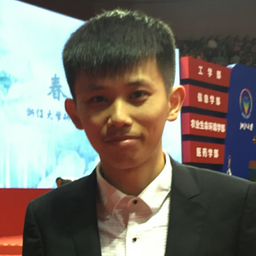
#> input picture images/portrait.png, 256 x 256 px, shrunk from 389 x 389 before the run, found by its file name
$ python example.py
#> lines starting #> are read from the running program, lines starting #| are printed output that depends on the picture
### hog/histogram.py
from __future__ import division

# Author: Jean KOSSAIFI <jean.kossaifi@gmail.com>

import numpy as np
from numpy import arctan2, fliplr, flipud


def gradient(image, same_size=False):
    """ Computes the Gradients of the image separated pixel difference

    Gradient of X is computed using the filter
        [-1, 0, 1]
    Gradient of X is computed using the filter
        [[1,
          0,
          -1]]

    Parameters
    ----------
    image: image of shape (imy, imx)
    same_size: boolean, optional, default is True
        If True, boundaries are duplicated so that the gradients
        has the same size as the original image.
        Otherwise, the gradients will have shape (imy-2, imx-2)

    Returns
    -------
    (Gradient X, Gradient Y), two numpy array with the same shape as image
        (if same_size=True)
    """
    sy, sx = image.shape
    if same_size:
        gx = np.zeros(image.shape)
        gx[:, 1:-1] = -image[:, :-2] + image[:, 2:]
        gx[:, 0] = -image[:, 0] + image[:, 1]
        gx[:, -1] = -image[:, -2] + image[:, -1]

        gy = np.zeros(image.shape)
        gy[1:-1, :] = image[:-2, :] - image[2:, :]
        gy[0, :] = image[0, :] - image[1, :]
        gy[-1, :] = image[-2, :] - image[-1, :]

    else:
        gx = np.zeros((sy-2, sx-2))
        gx[:, :] = -image[1:-1, :-2] + image[1:-1, 2:]

        gy = np.zeros((sy-2, sx-2))
        gy[:, :] = image[:-2, 1:-1] - image[2:, 1:-1]

    return gx, gy


def magnitude_orientation(gx, gy):
    """ Computes the magnitude and orientation matrices from the gradients gx gy

    Parameters
    ----------
    gx: gradient following the x axis of the image
    gy: gradient following the y axis of the image

    Returns
    -------
    (magnitude, orientation)

    Warning
    -------
    The orientation is in degree, NOT radian!!
    """

    magnitude = np.sqrt(gx**2 + gy**2)
    orientation = (arctan2(gy, gx) * 180 / np.pi) % 360

    return magnitude, orientation


def compute_coefs(csx, csy, dx, dy, n_cells_x, n_cells_y):
    """
    Computes the coefficients for the bilinear (spatial) interpolation

    Parameters
    ----------
    csx: int
        number of columns of the cells
    csy: int
        number of raws dimension of the cells
    sx: int
        number of colums of the image (x axis)
    sy: int
        number of raws of the image (y axis)
    n_cells_x: int
        number of cells in the x axis
    n_cells_y: int
        number of cells in the y axis

    Notes
    -----
    We consider an image: image[y, x] (NOT image[x, y]!!!)

    /!\ csx and csy must be even number

    Using the coefficients
    ----------------------
    The coefficient correspond to the interpolation in direction of the upper left corner of the image.
    In other words, if you interpolate img, and res is the result of your interpolation, you should do

    res = zeros(n_cells_y*pixels_per_cell, n_cells_x*pixels_per_cell)
        with (csx, csy) the number of pixels per cell
         and dx, dy = csx//2, csy//2
    res[:-dx, :-dy] += img[dx:, dy:]*coefs

    then you rotate the coefs and do the same thing for every part of the image
    """
    if csx != csy:
        raise NotImplementedError("For now compute_coefs is only implemented for squared cells (csx == csy)")

        ################################
        #####     /!\ TODO  /!|    #####
        ################################

    else: # Squared cells
        # Note: in this case, dx = dy, we differentiate them only to make the code clearer

        # We want a squared coefficients matrix so that it can be rotated to interpolate in every direction
        n_cells = max(n_cells_x, n_cells_y)

        # Every cell of this matrix corresponds to (x - x_1)/dx
        x = (np.arange(dx)+0.5)/csx

        # Every cell of this matrix corresponds to (y - y_1)/dy
        y = (np.arange(dy)+0.5)/csy

        y = y[np.newaxis, :]
        x = x[:, np.newaxis]

        # CENTRAL COEFFICIENT
        ccoefs = np.zeros((csy, csx))

        ccoefs[:dy, :dx] = (1 - x)*(1 - y)
        ccoefs[:dy, -dx:] = fliplr(y)*(1 - x)
        ccoefs[-dy:, :dx] = (1 - y)*flipud(x)
        ccoefs[-dy:, -dx:] = fliplr(y)*flipud(x)

        coefs = np.zeros((csx*n_cells - dx, csy*n_cells - dy))
        coefs[:-dy, :-dx] = np.tile(ccoefs, (n_cells - 1, n_cells - 1))

        # REST OF THE BORDER
        coefs[:-dy, -dx:] = np.tile(np.concatenate(((1 - x), np.flipud(x))), (n_cells - 1, dy))
        coefs[-dy:, :-dx] = np.tile(np.concatenate(((1 - y), np.fliplr(y)), axis=1), (dx, n_cells - 1))
        coefs[-dy:, -dx:] = 1

        return coefs


def interpolate_orientation(orientation, sx, sy, nbins, signed_orientation):
    """ interpolates linearly the orientations to their corresponding bins

    Parameters
    ----------
    sx: int
        number of columns of the image (x axis)
    sy: int
        number of raws of the image (y axis)
    nbins : int, optional, default is 9
        Number of orientation bins.
    signed_orientation: bool, default is True
        if True, sign information of the orientation is preserved,
            ie orientation angles are between 0 and 360 degree.
        if False, the angles are between 0 and 180 degree.

    Returns
    -------
    pre-histogram: array of shape (sx, sy, nbins)
            contains the pre histogram of orientation built using linear interpolation
            to interpolate the orientations to their bins
    """

    if signed_orientation:
        max_angle = 360
    else:
        max_angle = 180

    b_step = max_angle/nbins
    b0 = (orientation % max_angle) // b_step
    b0[np.where(b0>=nbins)]=0
    b1 = b0 + 1
    b1[np.where(b1>=nbins)]=0
    b = np.abs(orientation % b_step) / b_step

    #linear interpolation between the bins
    # Coefficients corresponding to the bin interpolation
    # We go from an image to a higher dimension representation of size (sizex, sizey, nbins)
    temp_coefs = np.zeros((sy, sx, nbins))
    for i in range(nbins):
        temp_coefs[:, :, i] += np.where(b0==i, (1 - b), 0)
        temp_coefs[:, :, i] += np.where(b1==i, b, 0)

    return temp_coefs


# [39 lines left out: function per_pixel_hog, not called in this run]


def interpolate(magnitude, orientation, csx, csy, sx, sy, n_cells_x, n_cells_y, signed_orientation=False, nbins=9):
    """ Returns a matrix of size (cell_size_x, cell_size_y, nbins) corresponding
         to the trilinear interpolation of the pixels magnitude and orientation

    Parameters
    ----------
    csx: int
        number of columns of the cells
    csy: int
        number of raws dimension of the cells
    sx: int
        number of colums of the image (x axis)
    sy: int
        number of raws of the image (y axis)
    n_cells_x: int
        number of cells in the x axis
    n_cells_y: int
        number of cells in the y axis
    signed_orientation: bool, default is True
        if True, sign information of the orientation is preserved,
            ie orientation angles are between 0 and 360 degree.
        if False, the angles are between 0 and 180 degree.
    nbins : int, optional, default is 9
        Number of orientation bins.

    Returns
    -------
    orientation_histogram: array of shape (n_cells_x, n_cells_y, nbins)
            contains the histogram of orientation built using tri-linear interpolation
    """

    dx = csx//2
    dy = csy//2

    temp_coefs = interpolate_orientation(orientation, sx, sy, nbins, signed_orientation)


    # Coefficients of the spatial interpolation in every direction
    coefs = compute_coefs(csx, csy, dx, dy, n_cells_x, n_cells_y)

    temp = np.zeros((sy, sx, nbins))
    # hist(y0, x0)
    temp[:-dy, :-dx, :] += temp_coefs[dy:, dx:, :]*\
        (magnitude[dy:, dx:]*coefs[-(n_cells_y*csy - dy):, -(n_cells_x*csx - dx):])[:, :, np.newaxis]

    # hist(y1, x0)
    coefs = np.rot90(coefs)
    temp[dy:, :-dx, :] += temp_coefs[:-dy, dx:, :]*\
        (magnitude[:-dy, dx:]*coefs[:(n_cells_y*csy - dy), -(n_cells_x*csx - dx):])[:, :, np.newaxis]

    # hist(y1, x1)
    coefs = np.rot90(coefs)
    temp[dy:, dx:, :] += temp_coefs[:-dy, :-dx, :]*\
        (magnitude[:-dy, :-dx]*coefs[:(n_cells_y*csy - dy), :(n_cells_x*csx - dx)])[:, :, np.newaxis]

    # hist(y0, x1)
    coefs = np.rot90(coefs)
    temp[:-dy, dx:, :] += temp_coefs[dy:, :-dx, :]*\
        (magnitude[dy:, :-dx]*coefs[-(n_cells_y*csy - dy):, :(n_cells_x*csx - dx)])[:, :, np.newaxis]

    # Compute the histogram: sum over the cells
    orientation_histogram = temp.reshape((n_cells_y, csy, n_cells_x, csx, nbins)).sum(axis=3).sum(axis=1)

    return orientation_histogram


# [33 lines left out: function draw_histogram, not called in this run]


def visualise_histogram(hist, csx, csy, signed_orientation=False):
    """ Create an image visualisation of the histogram of oriented gradient

    Parameters
    ----------
    hist: numpy array of shape (n_cells_y, n_cells_x, nbins)
        histogram of oriented gradient
    csx: int
        number of columns of the cells
    csy: int
        number of raws dimension of the cells
    signed_orientation: bool, default is True
        if True, sign information of the orientation is preserved,
            ie orientation angles are between 0 and 360 degree.
        if False, the angles are between 0 and 180 degree.

    Return
    ------
    Image of shape (hist.shape[0]*csy, hist.shape[1]*csx)
    """
    from skimage import draw

    if signed_orientation:
        max_angle = 2*np.pi
    else:
        max_angle = np.pi

    n_cells_y, n_cells_x, nbins = hist.shape
    sx, sy = n_cells_x*csx, n_cells_y*csy
    center = csx//2, csy//2
    b_step = max_angle / nbins

    radius = min(csx, csy) // 2 - 1
    hog_image = np.zeros((sy, sx), dtype=float)
    for x in range(n_cells_x):
        for y in range(n_cells_y):
            for o in range(nbins):
                centre = tuple([y * csy + csy // 2, x * csx + csx // 2])
                dx = radius * np.cos(o*nbins)
                dy = radius * np.sin(o*nbins)
                rr, cc = draw.line(int(centre[0] - dy),
                                   int(centre[1] - dx),
                                   int(centre[0] + dy),
                                   int(centre[1] + dx))
                hog_image[rr, cc] += hist[y, x, o]
    return hog_image


def normalise_histogram(orientation_histogram, bx, by, n_cells_x, n_cells_y, nbins):
    """ normalises a histogram by blocks

    Parameters
    ----------
    bx: int
        number of blocks on the x axis
    by: int
        number of blocks on the y axis
    n_cells_x: int
        number of cells in the x axis
    n_cells_y: int
        number of cells in the y axis
    nbins : int, optional, default is 9
        Number of orientation bins.

    The normalisation is done according to Dalal's original thesis, using L2-Hys.
    In other words the histogram is first normalised block-wise using l2 norm, before clipping it by
        limiting the values between 0 and 0.02 and finally normalising again with l2 norm
    """
    eps = 1e-7

    if bx==1 and by==1: #faster version
        normalised_blocks = np.clip(
          orientation_histogram / np.sqrt( (orientation_histogram ** 2).sum(axis=-1) + eps)[:, :, np.newaxis], 0, 0.2)
        normalised_blocks /= np.sqrt( (normalised_blocks ** 2).sum(axis=-1) + eps)[:, :, np.newaxis]

    else:
        n_blocksx = (n_cells_x - bx) + 1
        n_blocksy = (n_cells_y - by) + 1
        normalised_blocks = np.zeros((n_blocksy, n_blocksx, nbins))

        for x in range(n_blocksx):
            for y in range(n_blocksy):
                block = orientation_histogram[y:y + by, x:x + bx, :]
                normalised_blocks[y, x, :] = np.clip(block[0, 0, :] / np.sqrt( (block**2).sum() + eps), 0, 0.2)
                normalised_blocks[y, x, :] /= np.sqrt( (normalised_blocks[y, x, :]**2).sum() + eps)

    return normalised_blocks


def build_histogram(magnitude, orientation, cell_size=(8, 8), signed_orientation=False,
         nbins=9, cells_per_block=(1, 1), visualise=False, flatten=False, normalise=True):
    """ builds a histogram of orientation using the provided magnitude and orientation matrices

    Parameters
    ---------
    magnitude: np-array of size (sy, sx)
        matrix of magnitude
    orientation: np-array of size (sy, sx)
        matrix of orientations
    csx: int
        number of columns of the cells
        MUST BE EVEN
    csy: int
        number of raws dimension of the cells
        MUST BE EVEN
    sx: int
        number of colums of the image (x axis)
    sy: int
        number of raws of the image (y axis)
    n_cells_x: int
        number of cells in the x axis
    n_cells_y: int
        number of cells in the y axis
    signed_orientation: bool, default is True
        if True, sign information of the orientation is preserved,
            ie orientation angles are between 0 and 360 degree.
        if False, the angles are between 0 and 180 degree.
    nbins : int, optional, default is 9
        Number of orientation bins.

    Returns
    -------
    if visualise if True: (histogram of oriented gradient, visualisation image)

    histogram of oriented gradient:
        numpy array of shape (n_cells_y, n_cells_x, nbins), flattened if flatten is True
    visualisation image:
        Image of shape (hist.shape[0]*csy, hist.shape[1]*csx)
    """
    sy, sx = magnitude.shape
    csy, csx = cell_size

    # checking that the cell size are even
    if csx % 2 != 0:
        csx += 1
        print("WARNING: the cell_size must be even, incrementing cell_size_x of 1")
    if csy % 2 != 0:
        csy += 1
        print("WARNING: the cell_size must be even, incrementing cell_size_y of 1")

    # Consider only the right part of the image
    # (if the rest doesn't fill a whole cell, just drop it)
    sx -= sx % csx
    sy -= sy % csy
    n_cells_x = sx//csx
    n_cells_y = sy//csy
    magnitude = magnitude[:sy, :sx]
    orientation = orientation[:sy, :sx]
    by, bx = cells_per_block

    orientation_histogram = interpolate(magnitude, orientation, csx, csy, sx, sy, n_cells_x, n_cells_y, signed_orientation, nbins)

    if normalise:
        normalised_blocks = normalise_histogram(orientation_histogram, bx, by, n_cells_x, n_cells_y, nbins)
    else:
        normalised_blocks = orientation_histogram

    if flatten:
        normalised_blocks = normalised_blocks.flatten()

    if visualise:
        #draw_histogram(normalised_blocks, csx, csy, signed_orientation)
        return normalised_blocks, visualise_histogram(normalised_blocks, csx, csy, signed_orientation)
    else:
        return normalised_blocks


def histogram_from_gradients(gradientx, gradienty, cell_size=(8, 8), cells_per_block=(1, 1), signed_orientation=False,
        nbins=9, visualise=False, normalise=True, flatten=False, same_size=False):
    """ builds a histogram of oriented gradient from the provided gradients

    Parameters
    ----------
    gradientx : (M, N) ndarray
        Gradient following the x axis
    gradienty: (M, N) ndarray
        Gradient following the y axis
    nbins : int, optional, default is 9
        Number of orientation bins.
    cell_size : 2 tuple (int, int), optional, default is (8, 8)
        Size (in pixels) of a cell.
    cells_per_block : 2 tuple (int,int), optional, default is (2, 2)
        Number of cells in each block.
    visualise : bool, optional, default is False
        Also return an image of the HOG.
    flatten: bool, optional, default is True
    signed_orientation: bool, default is True
        if True, sign information of the orientation is preserved,
            ie orientation angles are between 0 and 360 degree.
        if False, the angles are between 0 and 180 degree.
    normalise: bool, optional, default is True
        if True, the histogram is normalised block-wise
    same_size: bool, optional, default is False
        if True, the boundaries are duplicated when computing the gradients of the image
        so that these have the same size as the original image

    Returns
    -------
    if visualise if True: (histogram of oriented gradient, visualisation image)

    histogram of oriented gradient:
        numpy array of shape (n_cells_y, n_cells_x, nbins), flattened if flatten is True
    visualisation image:
        Image of shape (hist.shape[0]*csy, hist.shape[1]*csx)

    References
    ----------
    * http://en.wikipedia.org/wiki/Histogram_of_oriented_gradients

    * Dalal, N and Triggs, B, Histograms of Oriented Gradients for
    Human Detection, IEEE Computer Society Conference on Computer
    Vision and Pattern Recognition 2005 San Diego, CA, USA
    """
    magnitude, orientation = magnitude_orientation(gradientx, gradienty)
    return build_histogram(magnitude, orientation, cell_size=cell_size,
         signed_orientation=signed_orientation, cells_per_block=cells_per_block,
         nbins=nbins, visualise=visualise, normalise=normalise, flatten=flatten)


def hog(image, cell_size=(4, 4), cells_per_block=(1, 1), signed_orientation=False,
        nbins=9, visualise=False, normalise=True, flatten=False, same_size=True):
    """ builds a histogram of oriented gradient (HoG) from the provided image

    Compute a Histogram of Oriented Gradients (HOG) by

    1. computing the gradient image in x and y and deduce from them the magnitude and orientation
        of each pixel
    2. computing gradient histograms (vectorised version)
    3. normalising across blocks
    4. flattening into a feature vector if flatten=True

    Parameters
    ----------
    image : (M, N) ndarray
        Input image (greyscale).
    nbins : int, optional, default is 9
        Number of orientation bins.
    cell_size : 2 tuple (int, int), optional, default is (8, 8)
        Size (in pixels) of a cell.
    cells_per_block : 2 tuple (int,int), optional, default is (2, 2)
        Number of cells in each block.
    visualise : bool, optional, default is False
        Also return an image of the HOG.
    flatten: bool, optional, default is True
    signed_orientation: bool, default is True
        if True, sign information of the orientation is preserved,
            ie orientation angles are between 0 and 360 degree.
        if False, the angles are between 0 and 180 degree.
    normalise: bool, optional, default is True
        if True, the histogram is normalised block-wise
    same_size: bool, optional, default is True
        if True, the boundaries are duplicated when computing the gradients of the image
        so that these have the same size as the original image

    Returns
    -------
    if visualise if True: (histogram of oriented gradient, visualisation image)

    histogram of oriented gradient:
        numpy array of shape (n_cells_y, n_cells_x, nbins), flattened if flatten is True
    visualisation image:
        Image of shape (hist.shape[0]*csy, hist.shape[1]*csx)

    References
    ----------
    * http://en.wikipedia.org/wiki/Histogram_of_oriented_gradients

    * Dalal, N and Triggs, B, Histograms of Oriented Gradients for
    Human Detection, IEEE Computer Society Conference on Computer
    Vision and Pattern Recognition 2005 San Diego, CA, USA
    """
    gx, gy = gradient(image, same_size=same_size)
    return histogram_from_gradients(gx, gy, cell_size=cell_size,
         signed_orientation=signed_orientation, cells_per_block=cells_per_block,
         nbins=nbins, visualise=visualise, normalise=normalise, flatten=flatten)

### hog/example.py
from histogram import gradient, magnitude_orientation, hog, visualise_histogram
import matplotlib.pyplot as plt
import numpy as np
import cv2

# [18 lines left out: function octagon, not called in this run]


# img = octagon()

img_raw = cv2.imread('/Users/leizungjyun/Desktop/portrait.png')
#> img_raw is the input picture: shape (256, 256, 3); mean B, G, R 105, 113.5, 120.1

img_g = img_raw[:,:,0]
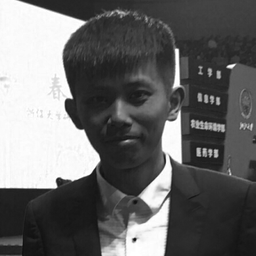
#> img_g: shape (256, 256); min 12, max 255, mean 105

img = img_g


gx, gy = gradient(img, same_size=False)
#> in gradient, `gx[:, :] = -image[1:-1, :-2] + image[1:-1, 2:]`:
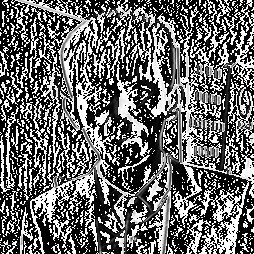
#> gx: shape (254, 254) float64; min 0, max 255, mean 106.3
#> in gradient, `gy[:, :] = image[:-2, 1:-1] - image[2:, 1:-1]`:
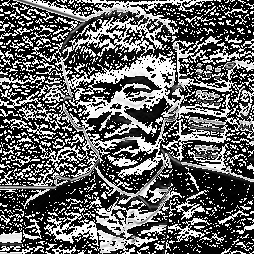
#> gy: shape (254, 254) float64; min 0, max 255, mean 101.2
mag, ori = magnitude_orientation(gx, gy)
#> in magnitude_orientation, `magnitude = np.sqrt(gx**2 + gy**2)`:
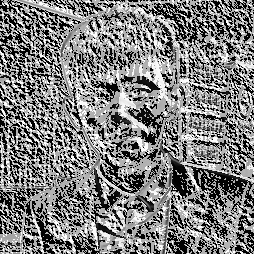
#> magnitude: shape (254, 254) float64; min 0, max 360.6, mean 180.2; drawn with min black and max white
#> in magnitude_orientation, `orientation = (arctan2(gy, gx) * 180 / np.pi) % 360`:
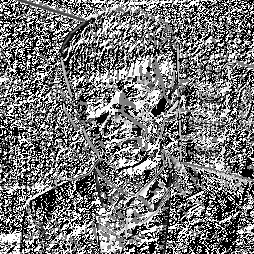
#> orientation: shape (254, 254) float64; min 0, max 90, mean 42.5; drawn with min black and max white

# Show gradient and magnitude
plt.figure()
plt.title('gradients and magnitude')
plt.subplot(141)
plt.imshow(img, cmap=plt.cm.Greys_r)
plt.subplot(142)
plt.imshow(gx, cmap=plt.cm.Greys_r)
plt.subplot(143)
plt.imshow(gy, cmap=plt.cm.Greys_r)
plt.subplot(144)
plt.imshow(mag, cmap=plt.cm.Greys_r)


# Show the orientation deducted from gradient
plt.figure()
plt.title('orientations')
plt.imshow(ori)
plt.pcolor(ori)
plt.colorbar()


# Plot histogram
from scipy.ndimage.interpolation import zoom
# make the image bigger to compute the histogram
im1 = zoom(img, 3)
h = hog(im1, cell_size=(2, 2), cells_per_block=(1, 1), visualise=False, nbins=9, signed_orientation=False, normalise=True)
#> call 2 of gradient, with same_size = True
#> in gradient (call 2), `gx[:, -1] = -image[:, -2] + image[:, -1]`:
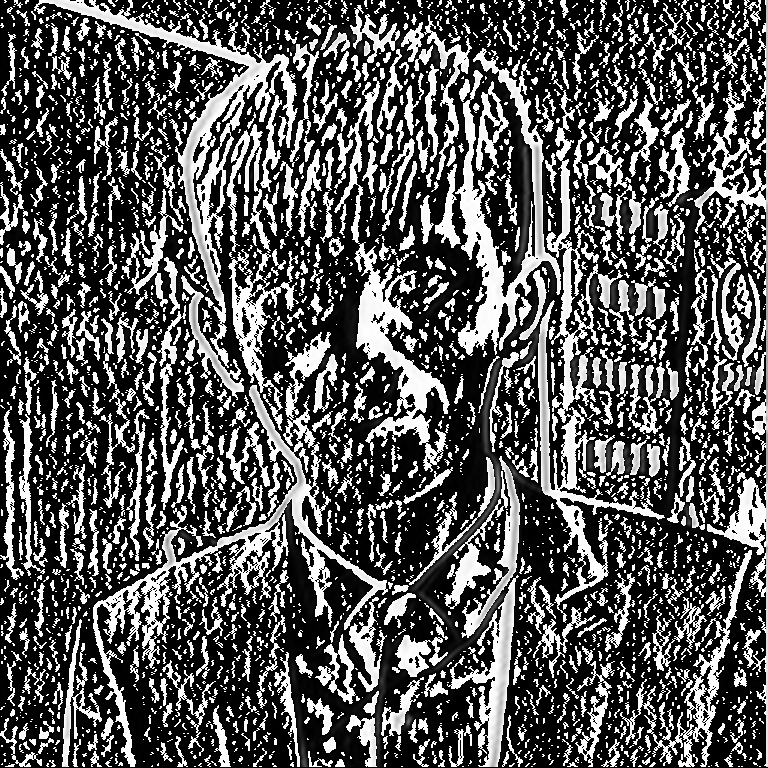
#> gx: shape (768, 768) float64; min 0, max 255, mean 86.7
#> in gradient (call 2), `gy[1:-1, :] = image[:-2, :] - image[2:, :]`:
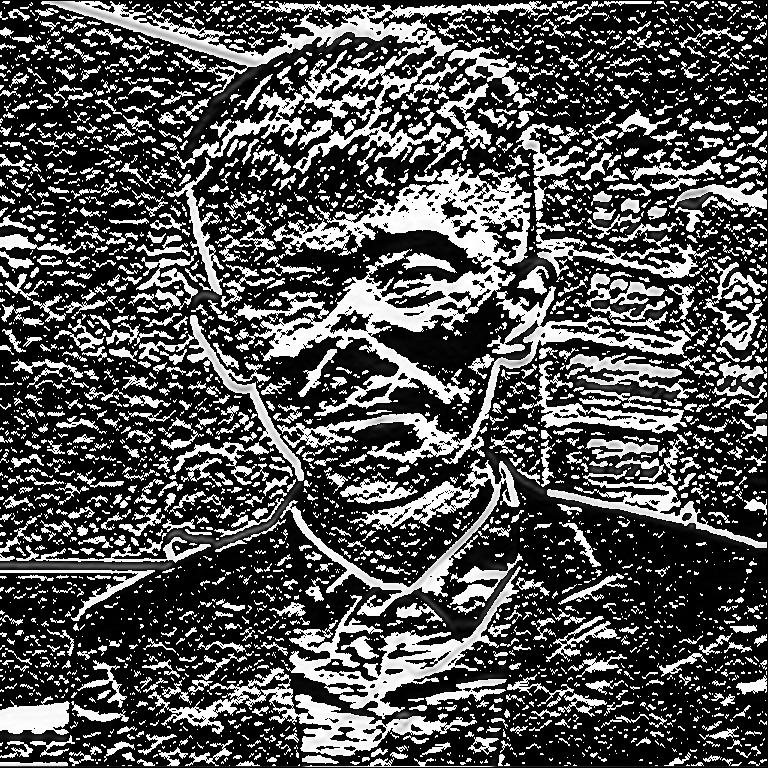
#> gy: shape (768, 768) float64; min 0, max 255, mean 82.2
#> (the rest of the program and of its run is left out)
